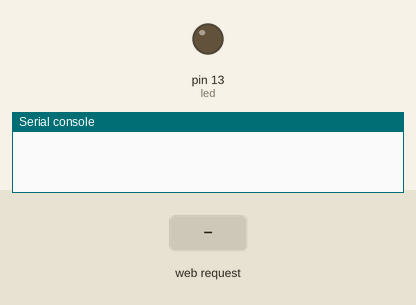
A program run on a simulated MicroPython board. Parts: output pins drawn as LEDs (lit = HIGH), the last lines printed to the serial console. The inputs (shaded band) are chosen by the test bench. Values from a settings file that is not in the repository are placeholders.

Above: at 2.7 s.
2.8 s: HTTP request GET /?led=on received
At 3.2 s:
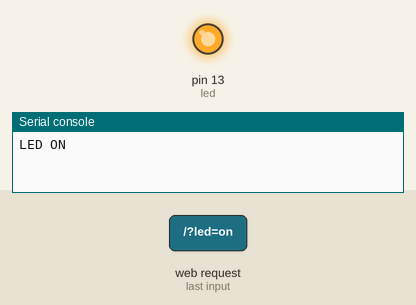
4.3 s: HTTP request GET /?led=off received
At 5.6 s:
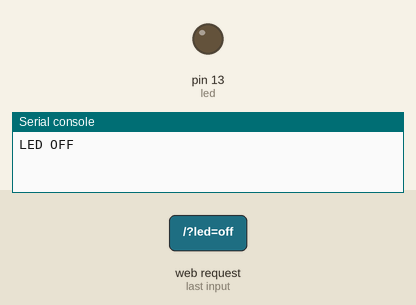
Timing chart, 0 to 7.3 s (numbered marks = the images above; inputs shaded):
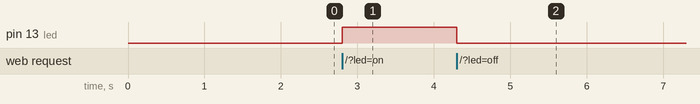

The program:

webserver_test.py
```python
import network
import socket
import machine
from secrets import secrets


net = network.WLAN(network.STA_IF)

net.active(True)
net.connect(secrets['ssid'], secrets['password'])

while net.isconnected() == False:
    pass

led = machine.Pin(13, machine.Pin.OUT)

def web_page():
  if led.value() == 1:
    gpio_state="ON"
  else:
    gpio_state="OFF"

  html = """<html><head> <title>ESP Web Server</title> <meta name="viewport" content="width=device-width, initial-scale=1">
  <link rel="icon" href="data:,"> <style>html{font-family: Helvetica; display:inline-block; margin: 0px auto; text-align: center;}
  h1{color: #0F3376; padding: 2vh;}p{font-size: 1.5rem;}.button{display: inline-block; background-color: #e7bd3b; border: none;
  border-radius: 4px; color: white; padding: 16px 40px; text-decoration: none; font-size: 30px; margin: 2px; cursor: pointer;}
  .button2{background-color: #4286f4;}</style></head><body> <h1>ESP Web Server</h1>
  <p>GPIO state: <strong>""" + gpio_state + """</strong></p><p><a href="/?led=on"><button class="button">ON</button></a></p>
  <p><a href="/?led=off"><button class="button button2">OFF</button></a></p></body></html>"""
  return html

s = socket.socket(socket.AF_INET, socket.SOCK_STREAM)
s.bind(('', 80))
s.listen(5)

while True:
  conn, addr = s.accept()
  print('Got a connection from %s' % str(addr))
  request = conn.recv(1024)
  request = str(request)
  print('Content = %s' % request)
  led_on = request.find('/?led=on')
  led_off = request.find('/?led=off')
  if led_on == 6:
    print('LED ON')
    led.on()
  if led_off == 6:
    print('LED OFF')
    led.off()
  response = web_page()
  conn.send('HTTP/1.1 200 OK\n')
  conn.send('Content-Type: text/html\n')
  conn.send('Connection: close\n\n')
  conn.sendall(response)
  conn.close()
```

Measured:
- after the input at 2.8 s, pin 13 (led): LOW → HIGH at once
- after the input at 4.3 s, pin 13 (led): HIGH → LOW at once
